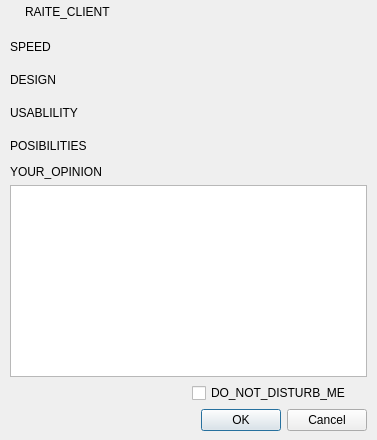
<?xml version="1.0" encoding="UTF-8"?>
<ui version="4.0">
 <class>RaitingDialog</class>
 <widget class="QWidget" name="RaitingDialog">
  <property name="geometry">
   <rect>
    <x>0</x>
    <y>0</y>
    <width>377</width>
    <height>440</height>
   </rect>
  </property>
  <property name="windowTitle">
   <string>RAITE_CLIENT</string>
  </property>
  <property name="windowIcon">
   <iconset resource="../../../Resources/ltorrent.qrc">
    <normaloff>:/icons/app.ico</normaloff>:/icons/app.ico</iconset>
  </property>
  <layout class="QVBoxLayout" name="verticalLayout">
   <property name="spacing">
    <number>0</number>
   </property>
   <property name="leftMargin">
    <number>1</number>
   </property>
   <property name="topMargin">
    <number>1</number>
   </property>
   <property name="rightMargin">
    <number>1</number>
   </property>
   <property name="bottomMargin">
    <number>0</number>
   </property>
   <item>
    <widget class="QWidget" name="titleBar" native="true">
     <property name="minimumSize">
      <size>
       <width>0</width>
       <height>23</height>
      </size>
     </property>
     <property name="maximumSize">
      <size>
       <width>16777215</width>
       <height>23</height>
      </size>
     </property>
     <property name="styleSheet">
      <string notr="true"/>
     </property>
     <layout class="QHBoxLayout" name="horizontalLayout">
      <property name="spacing">
       <number>4</number>
      </property>
      <property name="leftMargin">
       <number>5</number>
      </property>
      <property name="topMargin">
       <number>0</number>
      </property>
      <property name="rightMargin">
       <number>1</number>
      </property>
      <property name="bottomMargin">
       <number>0</number>
      </property>
      <item>
       <widget class="QLabel" name="tbMenu">
        <property name="maximumSize">
         <size>
          <width>15</width>
          <height>15</height>
         </size>
        </property>
        <property name="text">
         <string/>
        </property>
        <property name="pixmap">
         <pixmap resource="../../../Resources/ltorrent.qrc">:/icons/app.ico</pixmap>
        </property>
        <property name="scaledContents">
         <bool>true</bool>
        </property>
       </widget>
      </item>
      <item>
       <widget class="QLabel" name="LTitle">
        <property name="minimumSize">
         <size>
          <width>100</width>
          <height>22</height>
         </size>
        </property>
        <property name="maximumSize">
         <size>
          <width>16777215</width>
          <height>22</height>
         </size>
        </property>
        <property name="styleSheet">
         <string notr="true"/>
        </property>
        <property name="text">
         <string>RAITE_CLIENT</string>
        </property>
        <property name="textFormat">
         <enum>Qt::AutoText</enum>
        </property>
       </widget>
      </item>
      <item>
       <widget class="QPushButton" name="pbClose">
        <property name="minimumSize">
         <size>
          <width>22</width>
          <height>22</height>
         </size>
        </property>
        <property name="maximumSize">
         <size>
          <width>22</width>
          <height>22</height>
         </size>
        </property>
        <property name="iconSize">
         <size>
          <width>22</width>
          <height>22</height>
         </size>
        </property>
        <property name="flat">
         <bool>true</bool>
        </property>
       </widget>
      </item>
     </layout>
    </widget>
   </item>
   <item>
    <widget class="QWidget" name="m_centralWidget" native="true">
     <layout class="QGridLayout" name="mainLayout" rowstretch="2,2,2,2,0,0,0,0">
      <item row="7" column="0" colspan="2">
       <widget class="QDialogButtonBox" name="buttonBox">
        <property name="standardButtons">
         <set>QDialogButtonBox::Cancel|QDialogButtonBox::Ok</set>
        </property>
       </widget>
      </item>
      <item row="1" column="0">
       <widget class="QLabel" name="label_2">
        <property name="text">
         <string>DESIGN</string>
        </property>
       </widget>
      </item>
      <item row="2" column="0">
       <widget class="QLabel" name="label_3">
        <property name="text">
         <string>USABLILITY</string>
        </property>
       </widget>
      </item>
      <item row="0" column="0">
       <widget class="QLabel" name="label">
        <property name="text">
         <string>SPEED</string>
        </property>
       </widget>
      </item>
      <item row="4" column="0">
       <widget class="QLabel" name="label_5">
        <property name="text">
         <string>YOUR_OPINION</string>
        </property>
       </widget>
      </item>
      <item row="3" column="0">
       <widget class="QLabel" name="label_4">
        <property name="text">
         <string>POSIBILITIES</string>
        </property>
       </widget>
      </item>
      <item row="6" column="1">
       <widget class="QCheckBox" name="checkBox">
        <property name="text">
         <string>DO_NOT_DISTURB_ME</string>
        </property>
       </widget>
      </item>
      <item row="5" column="0" colspan="2">
       <widget class="QPlainTextEdit" name="plainTextEdit"/>
      </item>
     </layout>
    </widget>
   </item>
  </layout>
 </widget>
 <resources>
  <include location="../../../Resources/ltorrent.qrc"/>
  <include location="../../../Resources/ltorrent.qrc"/>
 </resources>
 <connections/>
 <slots>
  <slot>SendReport()</slot>
 </slots>
</ui>
